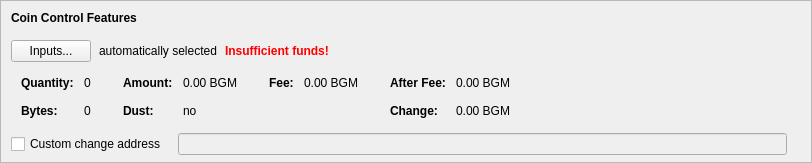
    <widget class="QFrame" name="frameCoinControl">
     <property name="sizePolicy">
      <sizepolicy hsizetype="Expanding" vsizetype="Expanding">
       <horstretch>0</horstretch>
       <verstretch>0</verstretch>
      </sizepolicy>
     </property>
     <property name="maximumSize">
      <size>
       <width>16777215</width>
       <height>16777215</height>
      </size>
     </property>
     <property name="frameShape">
      <enum>QFrame::StyledPanel</enum>
     </property>
     <property name="frameShadow">
      <enum>QFrame::Sunken</enum>
     </property>
     <layout class="QVBoxLayout" name="verticalLayoutCoinControl2">
      <property name="spacing">
       <number>0</number>
      </property>
      <property name="leftMargin">
       <number>0</number>
      </property>
      <property name="topMargin">
       <number>0</number>
      </property>
      <property name="rightMargin">
       <number>0</number>
      </property>
      <property name="bottomMargin">
       <number>6</number>
      </property>
      <item>
       <layout class="QVBoxLayout" name="verticalLayoutCoinControl" stretch="0,0,0,0,1">
        <property name="spacing">
         <number>0</number>
        </property>
        <property name="leftMargin">
         <number>10</number>
        </property>
        <property name="topMargin">
         <number>10</number>
        </property>
        <item>
         <layout class="QHBoxLayout" name="horizontalLayoutCoinControl1">
          <property name="bottomMargin">
           <number>15</number>
          </property>
          <item>
           <widget class="QLabel" name="labelCoinControlFeatures">
            <property name="sizePolicy">
             <sizepolicy hsizetype="Preferred" vsizetype="Maximum">
              <horstretch>0</horstretch>
              <verstretch>0</verstretch>
             </sizepolicy>
            </property>
            <property name="font">
             <font>
              <weight>75</weight>
              <bold>true</bold>
             </font>
            </property>
            <property name="styleSheet">
             <string notr="true">font-weight:bold;</string>
            </property>
            <property name="text">
             <string>Coin Control Features</string>
            </property>
           </widget>
          </item>
         </layout>
        </item>
        <item>
         <layout class="QHBoxLayout" name="horizontalLayoutCoinControl2" stretch="0,0,0,0">
          <property name="spacing">
           <number>8</number>
          </property>
          <property name="bottomMargin">
           <number>10</number>
          </property>
          <item>
           <widget class="QPushButton" name="pushButtonCoinControl">
            <property name="styleSheet">
             <string notr="true"/>
            </property>
            <property name="text">
             <string>Inputs...</string>
            </property>
            <property name="autoDefault">
             <bool>false</bool>
            </property>
           </widget>
          </item>
          <item>
           <widget class="QLabel" name="labelCoinControlAutomaticallySelected">
            <property name="text">
             <string>automatically selected</string>
            </property>
            <property name="margin">
             <number>5</number>
            </property>
           </widget>
          </item>
          <item>
           <widget class="QLabel" name="labelCoinControlInsuffFunds">
            <property name="font">
             <font>
              <weight>75</weight>
              <bold>true</bold>
             </font>
            </property>
            <property name="styleSheet">
             <string notr="true">color:red;font-weight:bold;</string>
            </property>
            <property name="text">
             <string>Insufficient funds!</string>
            </property>
            <property name="margin">
             <number>5</number>
            </property>
           </widget>
          </item>
          <item>
           <spacer name="horizontalSpacerCoinControl">
            <property name="orientation">
             <enum>Qt::Horizontal</enum>
            </property>
            <property name="sizeHint" stdset="0">
             <size>
              <width>40</width>
              <height>1</height>
             </size>
            </property>
           </spacer>
          </item>
         </layout>
        </item>
        <item>
         <widget class="QWidget" name="widgetCoinControl" native="true">
          <property name="sizePolicy">
           <sizepolicy hsizetype="Preferred" vsizetype="Preferred">
            <horstretch>0</horstretch>
            <verstretch>0</verstretch>
           </sizepolicy>
          </property>
          <property name="minimumSize">
           <size>
            <width>0</width>
            <height>0</height>
           </size>
          </property>
          <property name="styleSheet">
           <string notr="true"/>
          </property>
          <layout class="QHBoxLayout" name="horizontalLayoutCoinControl5">
           <property name="leftMargin">
            <number>0</number>
           </property>
           <property name="topMargin">
            <number>0</number>
           </property>
           <property name="rightMargin">
            <number>0</number>
           </property>
           <property name="bottomMargin">
            <number>0</number>
           </property>
           <item>
            <layout class="QHBoxLayout" name="horizontalLayoutCoinControl3" stretch="0,0,0,1">
             <property name="spacing">
              <number>20</number>
             </property>
             <property name="topMargin">
              <number>0</number>
             </property>
             <property name="bottomMargin">
              <number>10</number>
             </property>
             <item>
              <layout class="QFormLayout" name="formLayoutCoinControl1">
               <property name="horizontalSpacing">
                <number>10</number>
               </property>
               <property name="verticalSpacing">
                <number>14</number>
               </property>
               <property name="leftMargin">
                <number>10</number>
               </property>
               <property name="topMargin">
                <number>4</number>
               </property>
               <property name="rightMargin">
                <number>6</number>
               </property>
               <item row="0" column="0">
                <widget class="QLabel" name="labelCoinControlQuantityText">
                 <property name="font">
                  <font>
                   <weight>75</weight>
                   <bold>true</bold>
                  </font>
                 </property>
                 <property name="text">
                  <string>Quantity:</string>
                 </property>
                 <property name="margin">
                  <number>0</number>
                 </property>
                </widget>
               </item>
               <item row="0" column="1">
                <widget class="QLabel" name="labelCoinControlQuantity">
                 <property name="cursor">
                  <cursorShape>IBeamCursor</cursorShape>
                 </property>
                 <property name="contextMenuPolicy">
                  <enum>Qt::ActionsContextMenu</enum>
                 </property>
                 <property name="text">
                  <string notr="true">0</string>
                 </property>
                 <property name="margin">
                  <number>0</number>
                 </property>
                 <property name="textInteractionFlags">
                  <set>Qt::LinksAccessibleByMouse|Qt::TextSelectableByKeyboard|Qt::TextSelectableByMouse</set>
                 </property>
                </widget>
               </item>
               <item row="1" column="0">
                <widget class="QLabel" name="labelCoinControlBytesText">
                 <property name="font">
                  <font>
                   <weight>75</weight>
                   <bold>true</bold>
                  </font>
                 </property>
                 <property name="text">
                  <string>Bytes:</string>
                 </property>
                </widget>
               </item>
               <item row="1" column="1">
                <widget class="QLabel" name="labelCoinControlBytes">
                 <property name="cursor">
                  <cursorShape>IBeamCursor</cursorShape>
                 </property>
                 <property name="contextMenuPolicy">
                  <enum>Qt::ActionsContextMenu</enum>
                 </property>
                 <property name="text">
                  <string notr="true">0</string>
                 </property>
                 <property name="textInteractionFlags">
                  <set>Qt::LinksAccessibleByMouse|Qt::TextSelectableByKeyboard|Qt::TextSelectableByMouse</set>
                 </property>
                </widget>
               </item>
              </layout>
             </item>
             <item>
              <layout class="QFormLayout" name="formLayoutCoinControl2">
               <property name="horizontalSpacing">
                <number>10</number>
               </property>
               <property name="verticalSpacing">
                <number>14</number>
               </property>
               <property name="leftMargin">
                <number>6</number>
               </property>
               <property name="topMargin">
                <number>4</number>
               </property>
               <property name="rightMargin">
                <number>6</number>
               </property>
               <item row="0" column="0">
                <widget class="QLabel" name="labelCoinControlAmountText">
                 <property name="font">
                  <font>
                   <weight>75</weight>
                   <bold>true</bold>
                  </font>
                 </property>
                 <property name="text">
                  <string>Amount:</string>
                 </property>
                 <property name="margin">
                  <number>0</number>
                 </property>
                </widget>
               </item>
               <item row="0" column="1">
                <widget class="QLabel" name="labelCoinControlAmount">
                 <property name="cursor">
                  <cursorShape>IBeamCursor</cursorShape>
                 </property>
                 <property name="contextMenuPolicy">
                  <enum>Qt::ActionsContextMenu</enum>
                 </property>
                 <property name="text">
                  <string notr="true">0.00 BGM</string>
                 </property>
                 <property name="textInteractionFlags">
                  <set>Qt::LinksAccessibleByMouse|Qt::TextSelectableByKeyboard|Qt::TextSelectableByMouse</set>
                 </property>
                </widget>
               </item>
               <item row="1" column="0">
                <widget class="QLabel" name="labelCoinControlLowOutputText">
                 <property name="font">
                  <font>
                   <weight>75</weight>
                   <bold>true</bold>
                  </font>
                 </property>
                 <property name="text">
                  <string>Dust:</string>
                 </property>
                </widget>
               </item>
               <item row="1" column="1">
                <widget class="QLabel" name="labelCoinControlLowOutput">
                 <property name="cursor">
                  <cursorShape>IBeamCursor</cursorShape>
                 </property>
                 <property name="contextMenuPolicy">
                  <enum>Qt::ActionsContextMenu</enum>
                 </property>
                 <property name="text">
                  <string notr="true">no</string>
                 </property>
                 <property name="textInteractionFlags">
                  <set>Qt::LinksAccessibleByMouse|Qt::TextSelectableByKeyboard|Qt::TextSelectableByMouse</set>
                 </property>
                </widget>
               </item>
              </layout>
             </item>
             <item>
              <layout class="QFormLayout" name="formLayoutCoinControl3">
               <property name="horizontalSpacing">
                <number>10</number>
               </property>
               <property name="verticalSpacing">
                <number>14</number>
               </property>
               <property name="leftMargin">
                <number>6</number>
               </property>
               <property name="topMargin">
                <number>4</number>
               </property>
               <property name="rightMargin">
                <number>6</number>
               </property>
               <item row="0" column="0">
                <widget class="QLabel" name="labelCoinControlFeeText">
                 <property name="font">
                  <font>
                   <weight>75</weight>
                   <bold>true</bold>
                  </font>
                 </property>
                 <property name="text">
                  <string>Fee:</string>
                 </property>
                 <property name="margin">
                  <number>0</number>
                 </property>
                </widget>
               </item>
               <item row="0" column="1">
                <widget class="QLabel" name="labelCoinControlFee">
                 <property name="cursor">
                  <cursorShape>IBeamCursor</cursorShape>
                 </property>
                 <property name="contextMenuPolicy">
                  <enum>Qt::ActionsContextMenu</enum>
                 </property>
                 <property name="text">
                  <string notr="true">0.00 BGM</string>
                 </property>
                 <property name="textInteractionFlags">
                  <set>Qt::LinksAccessibleByMouse|Qt::TextSelectableByKeyboard|Qt::TextSelectableByMouse</set>
                 </property>
                </widget>
               </item>
              </layout>
             </item>
             <item>
              <layout class="QFormLayout" name="formLayoutCoinControl4">
               <property name="horizontalSpacing">
                <number>10</number>
               </property>
               <property name="verticalSpacing">
                <number>14</number>
               </property>
               <property name="leftMargin">
                <number>6</number>
               </property>
               <property name="topMargin">
                <number>4</number>
               </property>
               <property name="rightMargin">
                <number>6</number>
               </property>
               <item row="0" column="0">
                <widget class="QLabel" name="labelCoinControlAfterFeeText">
                 <property name="font">
                  <font>
                   <weight>75</weight>
                   <bold>true</bold>
                  </font>
                 </property>
                 <property name="text">
                  <string>After Fee:</string>
                 </property>
                 <property name="margin">
                  <number>0</number>
                 </property>
                </widget>
               </item>
               <item row="0" column="1">
                <widget class="QLabel" name="labelCoinControlAfterFee">
                 <property name="cursor">
                  <cursorShape>IBeamCursor</cursorShape>
                 </property>
                 <property name="contextMenuPolicy">
                  <enum>Qt::ActionsContextMenu</enum>
                 </property>
                 <property name="text">
                  <string notr="true">0.00 BGM</string>
                 </property>
                 <property name="textInteractionFlags">
                  <set>Qt::LinksAccessibleByMouse|Qt::TextSelectableByKeyboard|Qt::TextSelectableByMouse</set>
                 </property>
                </widget>
               </item>
               <item row="1" column="0">
                <widget class="QLabel" name="labelCoinControlChangeText">
                 <property name="font">
                  <font>
                   <weight>75</weight>
                   <bold>true</bold>
                  </font>
                 </property>
                 <property name="text">
                  <string>Change:</string>
                 </property>
                </widget>
               </item>
               <item row="1" column="1">
                <widget class="QLabel" name="labelCoinControlChange">
                 <property name="cursor">
                  <cursorShape>IBeamCursor</cursorShape>
                 </property>
                 <property name="contextMenuPolicy">
                  <enum>Qt::ActionsContextMenu</enum>
                 </property>
                 <property name="text">
                  <string notr="true">0.00 BGM</string>
                 </property>
                 <property name="textInteractionFlags">
                  <set>Qt::LinksAccessibleByMouse|Qt::TextSelectableByKeyboard|Qt::TextSelectableByMouse</set>
                 </property>
                </widget>
               </item>
              </layout>
             </item>
            </layout>
           </item>
          </layout>
         </widget>
        </item>
        <item>
         <layout class="QHBoxLayout" name="horizontalLayoutCoinControl4" stretch="0,0,0">
          <property name="spacing">
           <number>12</number>
          </property>
          <property name="sizeConstraint">
           <enum>QLayout::SetDefaultConstraint</enum>
          </property>
          <property name="topMargin">
           <number>5</number>
          </property>
          <property name="rightMargin">
           <number>5</number>
          </property>
          <item>
           <widget class="QCheckBox" name="checkBoxCoinControlChange">
            <property name="toolTip">
             <string>If this is activated, but the change address is empty or invalid, change will be sent to a newly generated address.</string>
            </property>
            <property name="text">
             <string>Custom change address</string>
            </property>
           </widget>
          </item>
          <item>
           <widget class="QValidatedLineEdit" name="lineEditCoinControlChange">
            <property name="enabled">
             <bool>false</bool>
            </property>
            <property name="sizePolicy">
             <sizepolicy hsizetype="Expanding" vsizetype="Fixed">
              <horstretch>0</horstretch>
              <verstretch>0</verstretch>
             </sizepolicy>
            </property>
           </widget>
          </item>
          <item>
           <widget class="QLabel" name="labelCoinControlChangeLabel">
            <property name="sizePolicy">
             <sizepolicy hsizetype="Preferred" vsizetype="Expanding">
              <horstretch>0</horstretch>
              <verstretch>0</verstretch>
             </sizepolicy>
            </property>
            <property name="minimumSize">
             <size>
              <width>0</width>
              <height>0</height>
             </size>
            </property>
            <property name="text">
             <string/>
            </property>
            <property name="margin">
             <number>3</number>
            </property>
           </widget>
          </item>
         </layout>
        </item>
        <item>
         <spacer name="verticalSpacerCoinControl">
          <property name="orientation">
           <enum>Qt::Vertical</enum>
          </property>
          <property name="sizeHint" stdset="0">
           <size>
            <width>800</width>
            <height>1</height>
           </size>
          </property>
         </spacer>
        </item>
       </layout>
      </item>
     </layout>
    </widget>
